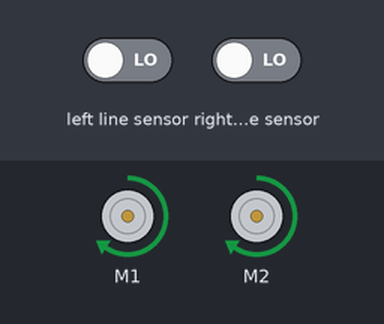
The program below on a simulated BBC micro:bit (MakeCode). Parts: 2 × DC motor (green arrow = forward, orange = backward, longer = faster). The test bench sets the inputs (shaded band); at power-on: left line sensor LOW, right line sensor LOW.

Above: at 1.2 s.
1.3 s: left line sensor driven HIGH
At 2.5 s:
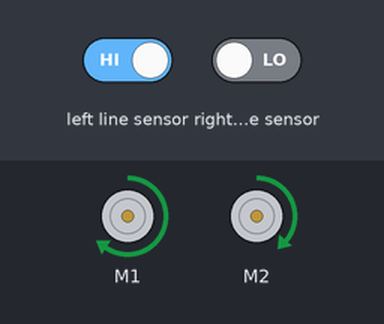
2.8 s: left line sensor driven LOW
At 3.5 s:
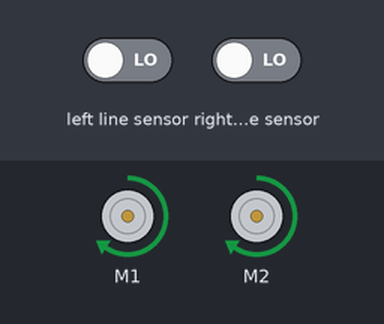
Timing chart, 0 to 5.8 s (numbered marks = the images above; inputs shaded):
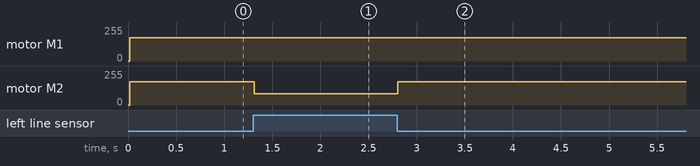

The program:

main.ts
```typescript
basic.forever(function () {
    if (maqueen.readPatrol(maqueen.Patrol.PatrolLeft) == 0 && maqueen.readPatrol(maqueen.Patrol.PatrolLeft) == 0) {
        maqueen.motorRun(maqueen.Motors.All, maqueen.Dir.CW, 175)
    } else if (maqueen.readPatrol(maqueen.Patrol.PatrolLeft) == 1 && maqueen.readPatrol(maqueen.Patrol.PatrolRight) == 0) {
        maqueen.motorRun(maqueen.Motors.M1, maqueen.Dir.CW, 175)
        maqueen.motorRun(maqueen.Motors.M2, maqueen.Dir.CW, 85)
    } else if (maqueen.readPatrol(maqueen.Patrol.PatrolLeft) == 0 && maqueen.readPatrol(maqueen.Patrol.PatrolRight) == 1) {
        maqueen.motorRun(maqueen.Motors.M2, maqueen.Dir.CW, 175)
        maqueen.motorRun(maqueen.Motors.M1, maqueen.Dir.CW, 85)
    }
})
```

test.ts
```typescript
// aquí va el archivo "tests"; esto no se compilará cuando este paquete se utilice como una extensión.
```

Measured:
- after the input at 1.3 s, motor M2: forward 175/255 → forward 85/255 at once
- after the input at 2.8 s, motor M2: forward 85/255 → forward 175/255 at once
